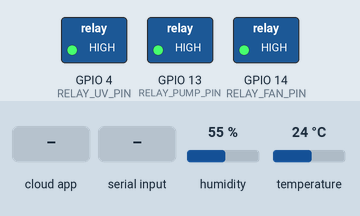
Bench run of a sketch on a simulated ESP32. On the bench: switched loads named in the sketch (green lamp = pin HIGH). The test bench sets the inputs (shaded band); at power-on: humidity 55 %, temperature 24 °C. WiFi joins after 1.5 s; servers stay silent unless stated; the Firebase database answers and starts empty; what the sketch prints to the serial monitor is not drawn.

Above: at 5.7 s.
5.8 s: humidity set to 68 %
9.8 s: humidity set to 71 %
At 13.4 s:
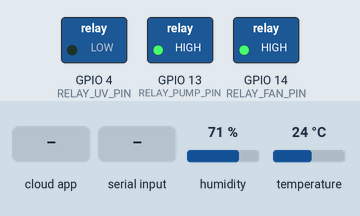
17.1 s: the phone or cloud app sets fan to 1
At 20.8 s:
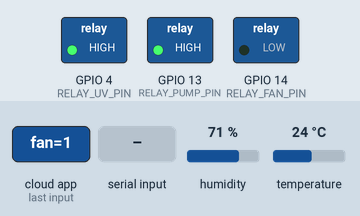
21.8 s: the phone or cloud app sets pump to 1
At 26.5 s:
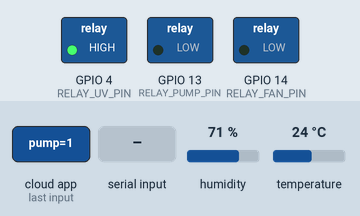
26.9 s: "0\n" received over Serial
At 28.1 s:
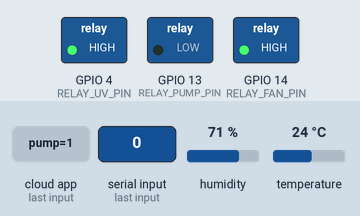
28.4 s: the phone or cloud app sets uv to 1
At 31.0 s:
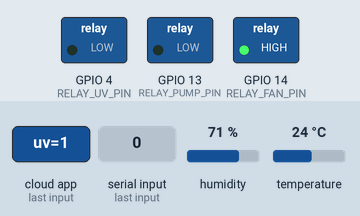
Timing chart, 0 to 32.5 s (numbered marks = the images above; inputs shaded):
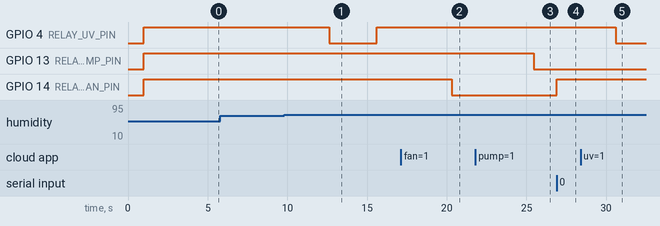

Measured:
- the behaviour switches between 69 and 70 % on humidity (found by bisection; images 0 and 1)
- after the input at 5.8 s, every drawn part: stays the same
- after the input at 9.8 s, GPIO 4 (RELAY_UV_PIN): HIGH → LOW after 2.8 s, → HIGH 3.0 s later
- after the input at 17.1 s, GPIO 14 (RELAY_FAN_PIN): HIGH → LOW after 3.2 s
- after the input at 21.8 s, GPIO 13 (RELAY_PUMP_PIN): HIGH → LOW after 3.7 s
- after the input at 26.9 s, GPIO 14 (RELAY_FAN_PIN): LOW → HIGH at once
- after the input at 28.4 s, GPIO 4 (RELAY_UV_PIN): HIGH → LOW after 2.2 s

The sketch:

steriflow.ino
```cpp
#include <WiFi.h>
#include <FirebaseESP32.h>
#include <DHT.h>

// ==================== KONFIGURASI ====================
#define WIFI_SSID "Steriflow Station"
#define WIFI_PASSWORD "steriflow331"

#define FIREBASE_HOST "steriflow-id-default-rtdb.asia-southeast1.firebasedatabase.app"
#define FIREBASE_AUTH "Aj1KCC0TwMdyxOj21FS0DX5V2wCqXl3xp3jt0JMH"

// ==================== PIN DHT11 ====================
#define DHT_PIN   15
#define DHT_TYPE  DHT11

// ==================== PIN RELAY ====================
#define RELAY_FAN_PIN    14    // Relay 1 → Fan
#define RELAY_PUMP_PIN   13    // Relay 2 → Pompa Air
#define RELAY_UV_PIN     4     // Relay 3 → UV Light

#define RELAY_ON         LOW
#define RELAY_OFF        HIGH

// ==================== THRESHOLD ====================
#define TEMP_FAN_THRESHOLD    35.0   // °C → Fan ON
#define TEMP_FAN_HYSTERESIS   2.0    // °C → Fan OFF di 33°C
#define HUMIDITY_UV_THRESHOLD 70.0   // % → UV ON
#define UV_DURATION_MS        30000  // UV nyala maks 30 detik otomatis

// ==================== INTERVAL ====================
#define SENSOR_READ_INTERVAL   2000  // 2 detik
#define FIREBASE_SEND_INTERVAL 5000  // 5 detik

// ==================== OBJEK ====================
FirebaseData fbdo;
FirebaseAuth auth;
FirebaseConfig config;
DHT dht(DHT_PIN, DHT_TYPE);

// ==================== VARIABEL SENSOR ====================
float temperature = 0;
float humidity    = 0;

// ==================== VARIABEL RELAY ====================
bool fanState    = false;
bool pumpState   = false;
bool uvState     = false;

bool fanManual   = false;
bool pumpManual  = false;
bool uvManual    = false;

unsigned long uvStartTime  = 0;
bool          uvAutoActive = false;

// ==================== VARIABEL WAKTU ====================
unsigned long lastSensorRead   = 0;
unsigned long lastFirebaseSend = 0;

// ==================== KONEKSI WIFI ====================
void connectWiFi() {
  Serial.print("Menghubungkan WiFi: ");
  Serial.println(WIFI_SSID);
  WiFi.begin(WIFI_SSID, WIFI_PASSWORD);
  int attempt = 0;
  while (WiFi.status() != WL_CONNECTED && attempt < 20) {
    delay(500);
    Serial.print(".");
    attempt++;
  }
  if (WiFi.status() == WL_CONNECTED) {
    Serial.println("\n✓ WiFi Terhubung! IP: " + WiFi.localIP().toString());
  } else {
    Serial.println("\n✗ Gagal konek WiFi. Restart...");
    ESP.restart();
  }
}

// ==================== KONEKSI FIREBASE ====================
void connectFirebase() {
  config.host = FIREBASE_HOST;
  config.signer.tokens.legacy_token = FIREBASE_AUTH;
  Firebase.begin(&config, &auth);
  Firebase.reconnectWiFi(true);
  fbdo.setResponseSize(4096);
  Serial.println("✓ Firebase Terhubung!");
}

// ==================== SET RELAY ====================
void setFan(bool state, String source = "auto") {
  fanState = state;
  digitalWrite(RELAY_FAN_PIN, state ? RELAY_ON : RELAY_OFF);
  Serial.printf("[FAN]   %s  ← %s\n", state ? "ON  ✓" : "OFF ✗", source.c_str());
}

void setPump(bool state, String source = "manual") {
  pumpState = state;
  digitalWrite(RELAY_PUMP_PIN, state ? RELAY_ON : RELAY_OFF);
  Serial.printf("[PUMP]  %s  ← %s\n", state ? "ON  ✓" : "OFF ✗", source.c_str());
}

void setUV(bool state, String source = "auto") {
  uvState = state;
  digitalWrite(RELAY_UV_PIN, state ? RELAY_ON : RELAY_OFF);
  Serial.printf("[UV]    %s  ← %s\n", state ? "ON  ✓" : "OFF ✗", source.c_str());
  if (state && source == "auto") {
    uvStartTime  = millis();
    uvAutoActive = true;
  } else if (!state) {
    uvAutoActive = false;
  }
}

// ==================== MENU SERIAL ====================
void printMenu() {
  Serial.println("╔═════════════════════════════════════════╗");
  Serial.println("║       KONTROL SERIAL MONITOR            ║");
  Serial.println("╠═════════════════════════════════════════╣");
  Serial.println("║  1  → FAN   ON   (Relay 1 / GPIO14)    ║");
  Serial.println("║  0  → FAN   OFF  (Relay 1 / GPIO14)    ║");
  Serial.println("║  3  → PUMP  ON   (Relay 2 / GPIO13)    ║");
  Serial.println("║  8  → PUMP  OFF  (Relay 2 / GPIO13)    ║");
  Serial.println("║  2  → UV    ON   (Relay 3 / GPIO4)     ║");
  Serial.println("║  9  → UV    OFF  (Relay 3 / GPIO4)     ║");
  Serial.println("╠═════════════════════════════════════════╣");
  Serial.println("║  a  → Auto mode ON  (semua relay)      ║");
  Serial.println("║  s  → Status sensor & relay            ║");
  Serial.println("║  h  → Tampilkan menu ini               ║");
  Serial.println("╚═════════════════════════════════════════╝");
}

// ==================== STATUS ====================
void printStatus() {
  Serial.println("══════════════════════════════════════════");
  Serial.println("              STATUS SISTEM");
  Serial.println("══════════════════════════════════════════");
  Serial.printf(" Suhu        : %.1f °C\n", temperature);
  Serial.printf(" Kelembaban  : %.1f %%\n", humidity);
  Serial.println("──────────────────────────────────────────");
  Serial.printf(" FAN  (Relay1/GPIO14) : %-3s  [%s]\n",
    fanState  ? "ON" : "OFF", fanManual  ? "MANUAL" : "AUTO");
  Serial.printf(" PUMP (Relay2/GPIO13) : %-3s  [%s]\n",
    pumpState ? "ON" : "OFF", pumpManual ? "MANUAL" : "AUTO");
  Serial.printf(" UV   (Relay3/GPIO4)  : %-3s  [%s]%s\n",
    uvState   ? "ON" : "OFF", uvManual   ? "MANUAL" : "AUTO",
    uvAutoActive ? " ⏱timer aktif" : "");
  Serial.println("══════════════════════════════════════════");
}

// ==================== HANDLE SERIAL ====================
void handleSerialCommand() {
  if (!Serial.available()) return;

  String input = Serial.readStringUntil('\n');
  input.trim();
  if (input.length() == 0) return;

  Serial.println(">> Perintah: [" + input + "]");

  if (input == "1") {
    fanManual = true;
    setFan(true, "serial");
    Firebase.setBool(fbdo, "/relayCommand/fan", true);
    Serial.println("✅ FAN ON — mode MANUAL aktif");

  } else if (input == "0") {
    fanManual = true;
    setFan(false, "serial");
    Firebase.setBool(fbdo, "/relayCommand/fan", false);
    Serial.println("✅ FAN OFF — mode MANUAL aktif");

  } else if (input == "3") {
    pumpManual = true;
    setPump(true, "serial");
    Firebase.setBool(fbdo, "/relayCommand/pump", true);
    Serial.println("✅ POMPA ON — mode MANUAL aktif");

  } else if (input == "8") {
    pumpManual = true;
    setPump(false, "serial");
    Firebase.setBool(fbdo, "/relayCommand/pump", false);
    Serial.println("✅ POMPA OFF — mode MANUAL aktif");

  } else if (input == "2") {
    uvManual     = true;
    uvAutoActive = false;
    setUV(true, "serial");
    Firebase.setBool(fbdo, "/relayCommand/uv", true);
    Serial.println("✅ UV ON — mode MANUAL aktif");

  } else if (input == "9") {
    uvManual     = true;
    uvAutoActive = false;
    setUV(false, "serial");
    Firebase.setBool(fbdo, "/relayCommand/uv", false);
    Serial.println("✅ UV OFF — mode MANUAL aktif");

  } else if (input == "a") {
    fanManual    = false;
    pumpManual   = false;
    uvManual     = false;
    uvAutoActive = false;
    Serial.println("🔄 Mode AUTO aktif untuk semua relay");

  } else if (input == "s") {
    printStatus();

  } else if (input == "h") {
    printMenu();

  } else {
    Serial.println("⚠ Perintah tidak dikenal. Ketik 'h' untuk menu");
  }
}

// ==================== BACA SENSOR ====================
void readSensors() {
  float t = dht.readTemperature();
  float h = dht.readHumidity();
  if (!isnan(t)) temperature = t;
  if (!isnan(h)) humidity    = h;
  else Serial.println("⚠ Gagal baca DHT11!");
}

// ==================== LOGIKA AUTO RELAY ====================
void autoControlRelay() {

  // --- FAN: auto berdasarkan suhu ---
  if (!fanManual) {
    bool shouldOn  = (temperature >= TEMP_FAN_THRESHOLD);
    bool shouldOff = (temperature < (TEMP_FAN_THRESHOLD - TEMP_FAN_HYSTERESIS));
    if (shouldOn  && !fanState) setFan(true,  "auto");
    if (shouldOff &&  fanState) setFan(false, "auto");
  }

  // --- PUMP: hanya manual, tidak ada trigger otomatis ---

  // --- UV: auto berdasarkan kelembaban + timer ---
  if (!uvManual) {
    if (uvAutoActive && (millis() - uvStartTime >= UV_DURATION_MS)) {
      setUV(false, "auto-timeout");
      Serial.println("⚠ UV timeout 30 detik — dimatikan otomatis");
    }
    if (humidity >= HUMIDITY_UV_THRESHOLD && !uvState && !uvAutoActive) {
      setUV(true, "auto");
    }
  }
}

// ==================== CEK PERINTAH FIREBASE ====================
void checkRelayCommand() {
  // Fan
  if (Firebase.getBool(fbdo, "/relayCommand/fan")) {
    bool cmd = fbdo.boolData();
    if (cmd != fanState) { fanManual = true; setFan(cmd, "firebase"); }
  }
  // Pump
  if (Firebase.getBool(fbdo, "/relayCommand/pump")) {
    bool cmd = fbdo.boolData();
    if (cmd != pumpState) { pumpManual = true; setPump(cmd, "firebase"); }
  }
  // UV
  if (Firebase.getBool(fbdo, "/relayCommand/uv")) {
    bool cmd = fbdo.boolData();
    if (cmd != uvState) { uvManual = true; uvAutoActive = false; setUV(cmd, "firebase"); }
  }
}

// ==================== KIRIM KE FIREBASE ====================
void sendToFirebase() {
  FirebaseJson json;

  // DHT11
  json.set("dht11/temperature", temperature);
  json.set("dht11/humidity",    humidity);

  // Status relay
  json.set("relay/fan",       fanState  ? "ON" : "OFF");
  json.set("relay/pump",      pumpState ? "ON" : "OFF");
  json.set("relay/uv",        uvState   ? "ON" : "OFF");

  // Mode relay
  json.set("relay/fan_mode",  fanManual  ? "MANUAL" : "AUTO");
  json.set("relay/pump_mode", pumpManual ? "MANUAL" : "AUTO");
  json.set("relay/uv_mode",   uvManual   ? "MANUAL" : "AUTO");

  // Alert suhu & kelembaban
  json.set("status/temp_alert", (temperature >= TEMP_FAN_THRESHOLD)    ? "PANAS"  : "NORMAL");
  json.set("status/hum_alert",  (humidity    >= HUMIDITY_UV_THRESHOLD) ? "LEMBAB" : "NORMAL");
  json.set("timestamp", (int)millis());

  if (Firebase.setJSON(fbdo, "/sensorData", json)) {
    Serial.println("✓ Firebase terkirim");
  } else {
    Serial.println("✗ Firebase error: " + fbdo.errorReason());
  }
}

// ==================== SETUP ====================
void setup() {
  Serial.begin(115200);
  delay(1000);
  Serial.println("\n=== SteriFlow IoT System ===");

  // Relay output — default OFF
  pinMode(RELAY_FAN_PIN,  OUTPUT); digitalWrite(RELAY_FAN_PIN,  RELAY_OFF);
  pinMode(RELAY_PUMP_PIN, OUTPUT); digitalWrite(RELAY_PUMP_PIN, RELAY_OFF);
  pinMode(RELAY_UV_PIN,   OUTPUT); digitalWrite(RELAY_UV_PIN,   RELAY_OFF);

  dht.begin();
  delay(2000);

  connectWiFi();
  connectFirebase();

  printMenu();
  Serial.println("\n✓ Sistem siap!\n");
}

// ==================== LOOP ====================
void loop() {
  unsigned long now = millis();

  handleSerialCommand();

  if (WiFi.status() != WL_CONNECTED) {
    Serial.println("⚠ WiFi putus, menghubungkan ulang...");
    connectWiFi();
  }

  if (now - lastSensorRead >= SENSOR_READ_INTERVAL) {
    lastSensorRead = now;
    readSensors();
    autoControlRelay();
  }

  if (now - lastFirebaseSend >= FIREBASE_SEND_INTERVAL) {
    lastFirebaseSend = now;
    sendToFirebase();
    checkRelayCommand();
  }
}
```
